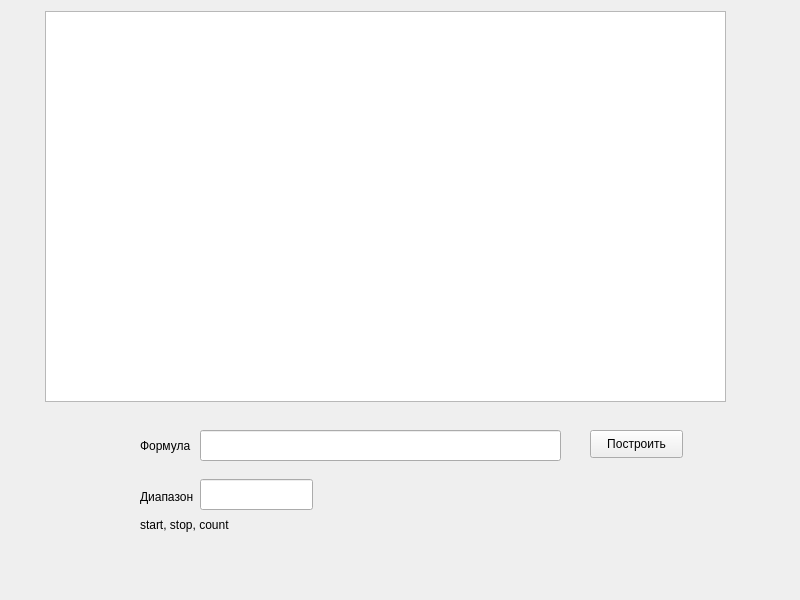
<?xml version="1.0" encoding="UTF-8"?>
<ui version="4.0">
 <class>MainWindow</class>
 <widget class="QMainWindow" name="MainWindow">
  <property name="geometry">
   <rect>
    <x>0</x>
    <y>0</y>
    <width>800</width>
    <height>600</height>
   </rect>
  </property>
  <property name="windowTitle">
   <string>MainWindow</string>
  </property>
  <widget class="QWidget" name="centralwidget">
   <widget class="PlotWidget" name="graphicsView">
    <property name="geometry">
     <rect>
      <x>45</x>
      <y>11</y>
      <width>681</width>
      <height>391</height>
     </rect>
    </property>
   </widget>
   <widget class="QPushButton" name="btn">
    <property name="geometry">
     <rect>
      <x>590</x>
      <y>430</y>
      <width>93</width>
      <height>28</height>
     </rect>
    </property>
    <property name="text">
     <string>Построить</string>
    </property>
   </widget>
   <widget class="QLineEdit" name="formula">
    <property name="geometry">
     <rect>
      <x>200</x>
      <y>430</y>
      <width>361</width>
      <height>31</height>
     </rect>
    </property>
   </widget>
   <widget class="QLabel" name="label">
    <property name="geometry">
     <rect>
      <x>140</x>
      <y>420</y>
      <width>81</width>
      <height>51</height>
     </rect>
    </property>
    <property name="text">
     <string>Формула</string>
    </property>
   </widget>
   <widget class="QLabel" name="label_2">
    <property name="geometry">
     <rect>
      <x>140</x>
      <y>490</y>
      <width>111</width>
      <height>91</height>
     </rect>
    </property>
    <property name="text">
     <string>Диапазон

start, stop, count</string>
    </property>
    <property name="alignment">
     <set>Qt::AlignLeading|Qt::AlignLeft|Qt::AlignTop</set>
    </property>
   </widget>
   <widget class="QLineEdit" name="range">
    <property name="geometry">
     <rect>
      <x>200</x>
      <y>479</y>
      <width>113</width>
      <height>31</height>
     </rect>
    </property>
   </widget>
  </widget>
 </widget>
 <customwidgets>
  <customwidget>
   <class>PlotWidget</class>
   <extends>QGraphicsView</extends>
   <header>pyqtgraph</header>
  </customwidget>
 </customwidgets>
 <resources/>
 <connections/>
</ui>
